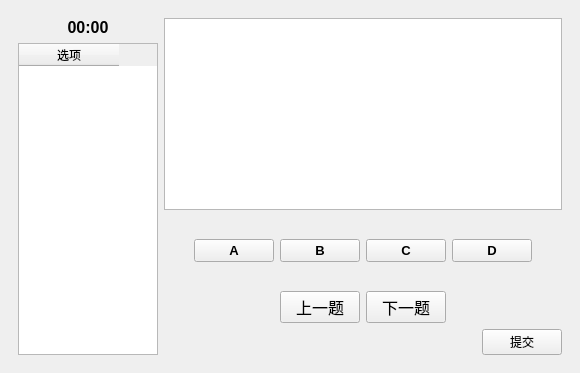
<?xml version="1.0" encoding="UTF-8"?>
<ui version="4.0">
 <class>Test</class>
 <widget class="QMainWindow" name="Test">
  <property name="geometry">
   <rect>
    <x>0</x>
    <y>0</y>
    <width>580</width>
    <height>373</height>
   </rect>
  </property>
  <property name="windowTitle">
   <string>MainWindow</string>
  </property>
  <widget class="QWidget" name="centralwidget">
   <layout class="QHBoxLayout" name="horizontalLayout_12">
    <item>
     <widget class="QStackedWidget" name="pages">
      <property name="currentIndex">
       <number>1</number>
      </property>
      <widget class="QWidget" name="startPage">
       <layout class="QHBoxLayout" name="horizontalLayout_8">
        <item>
         <layout class="QGridLayout" name="gridLayout">
          <item row="2" column="1">
           <widget class="QPushButton" name="btnStart">
            <property name="font">
             <font>
              <pointsize>15</pointsize>
              <weight>75</weight>
              <bold>true</bold>
             </font>
            </property>
            <property name="text">
             <string>开始考试</string>
            </property>
           </widget>
          </item>
          <item row="1" column="1">
           <widget class="QLabel" name="lblNameStart">
            <property name="font">
             <font>
              <pointsize>15</pointsize>
              <weight>75</weight>
              <bold>true</bold>
             </font>
            </property>
            <property name="text">
             <string/>
            </property>
           </widget>
          </item>
          <item row="2" column="0">
           <spacer name="horizontalSpacer_8">
            <property name="orientation">
             <enum>Qt::Horizontal</enum>
            </property>
            <property name="sizeHint" stdset="0">
             <size>
              <width>40</width>
              <height>20</height>
             </size>
            </property>
           </spacer>
          </item>
          <item row="2" column="2">
           <spacer name="horizontalSpacer_9">
            <property name="orientation">
             <enum>Qt::Horizontal</enum>
            </property>
            <property name="sizeHint" stdset="0">
             <size>
              <width>40</width>
              <height>20</height>
             </size>
            </property>
           </spacer>
          </item>
          <item row="3" column="1">
           <spacer name="verticalSpacer">
            <property name="orientation">
             <enum>Qt::Vertical</enum>
            </property>
            <property name="sizeHint" stdset="0">
             <size>
              <width>20</width>
              <height>40</height>
             </size>
            </property>
           </spacer>
          </item>
          <item row="0" column="1">
           <spacer name="verticalSpacer_2">
            <property name="orientation">
             <enum>Qt::Vertical</enum>
            </property>
            <property name="sizeHint" stdset="0">
             <size>
              <width>20</width>
              <height>40</height>
             </size>
            </property>
           </spacer>
          </item>
         </layout>
        </item>
       </layout>
      </widget>
      <widget class="QWidget" name="testPage">
       <layout class="QHBoxLayout" name="horizontalLayout_9">
        <item>
         <layout class="QVBoxLayout" name="verticalLayout">
          <item>
           <widget class="QLabel" name="lblTime">
            <property name="font">
             <font>
              <pointsize>12</pointsize>
              <weight>75</weight>
              <bold>true</bold>
             </font>
            </property>
            <property name="text">
             <string>00:00</string>
            </property>
            <property name="alignment">
             <set>Qt::AlignCenter</set>
            </property>
           </widget>
          </item>
          <item>
           <widget class="QTableWidget" name="questionTable">
            <property name="minimumSize">
             <size>
              <width>140</width>
              <height>0</height>
             </size>
            </property>
            <property name="maximumSize">
             <size>
              <width>140</width>
              <height>16777215</height>
             </size>
            </property>
            <property name="editTriggers">
             <set>QAbstractItemView::NoEditTriggers</set>
            </property>
            <property name="selectionMode">
             <enum>QAbstractItemView::SingleSelection</enum>
            </property>
            <attribute name="horizontalHeaderCascadingSectionResizes">
             <bool>false</bool>
            </attribute>
            <column>
             <property name="text">
              <string>选项</string>
             </property>
            </column>
           </widget>
          </item>
         </layout>
        </item>
        <item>
         <layout class="QVBoxLayout" name="verticalLayout_4">
          <item>
           <widget class="QTextBrowser" name="questionBrowser">
            <property name="html">
             <string>&lt;!DOCTYPE HTML PUBLIC &quot;-//W3C//DTD HTML 4.0//EN&quot; &quot;http://www.w3.org/TR/REC-html40/strict.dtd&quot;&gt;
&lt;html&gt;&lt;head&gt;&lt;meta name=&quot;qrichtext&quot; content=&quot;1&quot; /&gt;&lt;style type=&quot;text/css&quot;&gt;
p, li { white-space: pre-wrap; }
&lt;/style&gt;&lt;/head&gt;&lt;body style=&quot; font-family:'SimSun'; font-size:9pt; font-weight:400; font-style:normal;&quot;&gt;
&lt;p style=&quot;-qt-paragraph-type:empty; margin-top:0px; margin-bottom:0px; margin-left:0px; margin-right:0px; -qt-block-indent:0; text-indent:0px;&quot;&gt;&lt;br /&gt;&lt;/p&gt;&lt;/body&gt;&lt;/html&gt;</string>
            </property>
           </widget>
          </item>
          <item>
           <widget class="QStackedWidget" name="answerPages">
            <property name="frameShadow">
             <enum>QFrame::Plain</enum>
            </property>
            <property name="lineWidth">
             <number>0</number>
            </property>
            <property name="currentIndex">
             <number>0</number>
            </property>
            <widget class="QWidget" name="choicePage">
             <layout class="QHBoxLayout" name="horizontalLayout_2">
              <item>
               <layout class="QHBoxLayout" name="horizontalLayout">
                <item>
                 <spacer name="horizontalSpacer_3">
                  <property name="orientation">
                   <enum>Qt::Horizontal</enum>
                  </property>
                  <property name="sizeHint" stdset="0">
                   <size>
                    <width>40</width>
                    <height>20</height>
                   </size>
                  </property>
                 </spacer>
                </item>
                <item>
                 <widget class="QPushButton" name="btnA">
                  <property name="font">
                   <font>
                    <pointsize>10</pointsize>
                    <weight>75</weight>
                    <bold>true</bold>
                   </font>
                  </property>
                  <property name="text">
                   <string>A</string>
                  </property>
                  <property name="checkable">
                   <bool>false</bool>
                  </property>
                  <property name="checked">
                   <bool>false</bool>
                  </property>
                 </widget>
                </item>
                <item>
                 <widget class="QPushButton" name="btnB">
                  <property name="font">
                   <font>
                    <pointsize>10</pointsize>
                    <weight>75</weight>
                    <bold>true</bold>
                   </font>
                  </property>
                  <property name="text">
                   <string>B</string>
                  </property>
                  <property name="checkable">
                   <bool>false</bool>
                  </property>
                 </widget>
                </item>
                <item>
                 <widget class="QPushButton" name="btnC">
                  <property name="font">
                   <font>
                    <pointsize>10</pointsize>
                    <weight>75</weight>
                    <bold>true</bold>
                   </font>
                  </property>
                  <property name="text">
                   <string>C</string>
                  </property>
                  <property name="checkable">
                   <bool>false</bool>
                  </property>
                 </widget>
                </item>
                <item>
                 <widget class="QPushButton" name="btnD">
                  <property name="font">
                   <font>
                    <pointsize>10</pointsize>
                    <weight>75</weight>
                    <bold>true</bold>
                   </font>
                  </property>
                  <property name="text">
                   <string>D</string>
                  </property>
                  <property name="checkable">
                   <bool>false</bool>
                  </property>
                 </widget>
                </item>
                <item>
                 <spacer name="horizontalSpacer_4">
                  <property name="orientation">
                   <enum>Qt::Horizontal</enum>
                  </property>
                  <property name="sizeHint" stdset="0">
                   <size>
                    <width>40</width>
                    <height>20</height>
                   </size>
                  </property>
                 </spacer>
                </item>
               </layout>
              </item>
             </layout>
            </widget>
            <widget class="QWidget" name="trueFalsePage">
             <layout class="QHBoxLayout" name="horizontalLayout_3">
              <item>
               <layout class="QHBoxLayout" name="horizontalLayout_6">
                <item>
                 <spacer name="horizontalSpacer_5">
                  <property name="orientation">
                   <enum>Qt::Horizontal</enum>
                  </property>
                  <property name="sizeHint" stdset="0">
                   <size>
                    <width>40</width>
                    <height>20</height>
                   </size>
                  </property>
                 </spacer>
                </item>
                <item>
                 <widget class="QPushButton" name="btnTrue">
                  <property name="font">
                   <font>
                    <pointsize>10</pointsize>
                    <weight>75</weight>
                    <bold>true</bold>
                   </font>
                  </property>
                  <property name="text">
                   <string/>
                  </property>
                  <property name="checkable">
                   <bool>false</bool>
                  </property>
                  <property name="checked">
                   <bool>false</bool>
                  </property>
                 </widget>
                </item>
                <item>
                 <widget class="QPushButton" name="btnFalse">
                  <property name="font">
                   <font>
                    <pointsize>10</pointsize>
                    <weight>75</weight>
                    <bold>true</bold>
                   </font>
                  </property>
                  <property name="text">
                   <string/>
                  </property>
                  <property name="checkable">
                   <bool>false</bool>
                  </property>
                 </widget>
                </item>
                <item>
                 <spacer name="horizontalSpacer_6">
                  <property name="orientation">
                   <enum>Qt::Horizontal</enum>
                  </property>
                  <property name="sizeHint" stdset="0">
                   <size>
                    <width>40</width>
                    <height>20</height>
                   </size>
                  </property>
                 </spacer>
                </item>
               </layout>
              </item>
             </layout>
            </widget>
           </widget>
          </item>
          <item>
           <layout class="QHBoxLayout" name="horizontalLayout_4">
            <item>
             <spacer name="horizontalSpacer_2">
              <property name="orientation">
               <enum>Qt::Horizontal</enum>
              </property>
              <property name="sizeHint" stdset="0">
               <size>
                <width>40</width>
                <height>20</height>
               </size>
              </property>
             </spacer>
            </item>
            <item>
             <widget class="QPushButton" name="btnPrev">
              <property name="font">
               <font>
                <pointsize>12</pointsize>
               </font>
              </property>
              <property name="text">
               <string>上一题</string>
              </property>
             </widget>
            </item>
            <item>
             <widget class="QPushButton" name="btnNext">
              <property name="font">
               <font>
                <pointsize>12</pointsize>
               </font>
              </property>
              <property name="text">
               <string>下一题</string>
              </property>
             </widget>
            </item>
            <item>
             <spacer name="horizontalSpacer">
              <property name="orientation">
               <enum>Qt::Horizontal</enum>
              </property>
              <property name="sizeHint" stdset="0">
               <size>
                <width>40</width>
                <height>20</height>
               </size>
              </property>
             </spacer>
            </item>
           </layout>
          </item>
          <item>
           <layout class="QHBoxLayout" name="horizontalLayout_7">
            <item>
             <spacer name="horizontalSpacer_7">
              <property name="orientation">
               <enum>Qt::Horizontal</enum>
              </property>
              <property name="sizeHint" stdset="0">
               <size>
                <width>40</width>
                <height>20</height>
               </size>
              </property>
             </spacer>
            </item>
            <item>
             <widget class="QPushButton" name="btnSummit">
              <property name="text">
               <string>提交</string>
              </property>
             </widget>
            </item>
           </layout>
          </item>
         </layout>
        </item>
       </layout>
      </widget>
      <widget class="QWidget" name="overPage">
       <layout class="QHBoxLayout" name="horizontalLayout_10">
        <item>
         <layout class="QGridLayout" name="gridLayout_2">
          <item row="2" column="0">
           <spacer name="horizontalSpacer_10">
            <property name="orientation">
             <enum>Qt::Horizontal</enum>
            </property>
            <property name="sizeHint" stdset="0">
             <size>
              <width>40</width>
              <height>20</height>
             </size>
            </property>
           </spacer>
          </item>
          <item row="2" column="2">
           <spacer name="horizontalSpacer_11">
            <property name="orientation">
             <enum>Qt::Horizontal</enum>
            </property>
            <property name="sizeHint" stdset="0">
             <size>
              <width>40</width>
              <height>20</height>
             </size>
            </property>
           </spacer>
          </item>
          <item row="3" column="1">
           <spacer name="verticalSpacer_3">
            <property name="orientation">
             <enum>Qt::Vertical</enum>
            </property>
            <property name="sizeHint" stdset="0">
             <size>
              <width>20</width>
              <height>40</height>
             </size>
            </property>
           </spacer>
          </item>
          <item row="0" column="1">
           <spacer name="verticalSpacer_4">
            <property name="orientation">
             <enum>Qt::Vertical</enum>
            </property>
            <property name="sizeHint" stdset="0">
             <size>
              <width>20</width>
              <height>40</height>
             </size>
            </property>
           </spacer>
          </item>
          <item row="2" column="1">
           <layout class="QHBoxLayout" name="horizontalLayout_11">
            <item>
             <widget class="QLabel" name="label">
              <property name="font">
               <font>
                <pointsize>15</pointsize>
                <weight>75</weight>
                <bold>true</bold>
               </font>
              </property>
              <property name="text">
               <string>成绩：</string>
              </property>
             </widget>
            </item>
            <item>
             <widget class="QLabel" name="lblGrade">
              <property name="font">
               <font>
                <pointsize>15</pointsize>
                <weight>75</weight>
                <bold>true</bold>
               </font>
              </property>
              <property name="text">
               <string/>
              </property>
             </widget>
            </item>
           </layout>
          </item>
          <item row="1" column="1">
           <layout class="QHBoxLayout" name="horizontalLayout_5">
            <item>
             <widget class="QLabel" name="label_2">
              <property name="font">
               <font>
                <pointsize>15</pointsize>
                <weight>75</weight>
                <bold>true</bold>
               </font>
              </property>
              <property name="text">
               <string>姓名：</string>
              </property>
             </widget>
            </item>
            <item>
             <widget class="QLabel" name="lblNameFinished">
              <property name="font">
               <font>
                <pointsize>15</pointsize>
                <weight>75</weight>
                <bold>true</bold>
               </font>
              </property>
              <property name="text">
               <string/>
              </property>
             </widget>
            </item>
           </layout>
          </item>
         </layout>
        </item>
       </layout>
      </widget>
     </widget>
    </item>
   </layout>
  </widget>
 </widget>
 <resources/>
 <connections/>
</ui>
